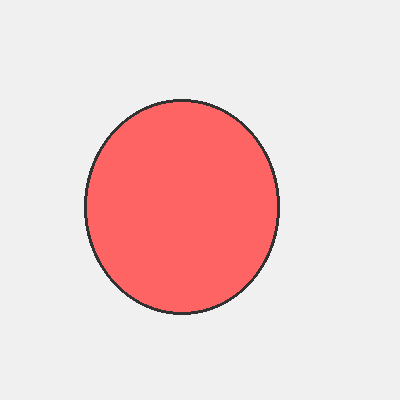
#> input picture test_cases/vision data/auto_label_dataset/circle_01.png, 400 x 400 px
$ python test_circle_detection.py
#> lines starting #> are read from the running program, lines starting #| are printed output that depends on the picture; after the words box and inside, x2 and y2 are one past the last pixel; in counts of white or black regions, pixels touching at a corner belong together
"""
Correct Circle Detection - Fix the Shape Recognition
"""
import os
import json
import cv2
import numpy as np

print("Correct Circle Detection")
print("=" * 40)

# Test image
test_image = "vision data/auto_label_dataset/circle_01.png"

try:
    print(f"📸 Image: {test_image}")

    # Load image
    image = cv2.imread(test_image)
#> image is the input picture: shape (400, 400, 3); mean B, G, R 210.4, 210.4, 240.7
    if image is None:
        print("❌ Failed to load image")
        exit()

    print(f"✅ Image loaded: {image.shape[1]}x{image.shape[0]} pixels")
#| ✅ Image loaded: 400x400 pixels

    # Convert to grayscale
    gray = cv2.cvtColor(image, cv2.COLOR_BGR2GRAY)
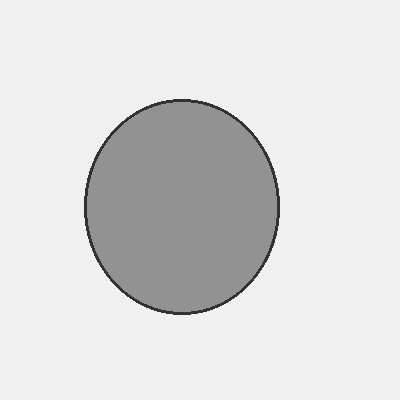
#> gray: shape (400, 400); min 50, max 240, mean 219.4

    # Apply threshold to separate black shape from white background
    _, thresh = cv2.threshold(gray, 127, 255, cv2.THRESH_BINARY)
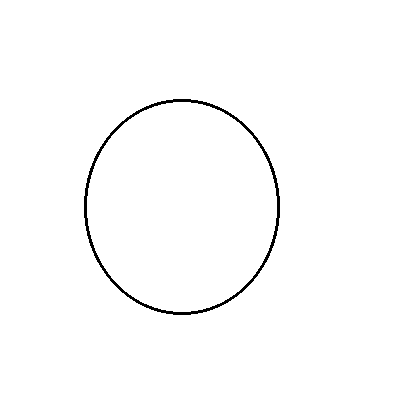
#> thresh: shape (400, 400); 98.8% white; black in thin lines or dots, all inside (x1, y1, x2, y2) = (84, 99, 280, 315)

    # Invert so black shape becomes white (for contour detection)
    thresh = cv2.bitwise_not(thresh)

    # Find contours
    contours, _ = cv2.findContours(thresh, cv2.RETR_EXTERNAL, cv2.CHAIN_APPROX_SIMPLE)
#> contours = 1 contour; box (x1, y1, x2, y2) and area: (84, 99, 280, 315) 32933

    print(f"🔍 Found {len(contours)} objects")
#| 🔍 Found 1 objects

    detected_objects = []

    for i, contour in enumerate(contours):
        # Get bounding box
        x, y, w, h = cv2.boundingRect(contour)

        # Calculate area
        area = cv2.contourArea(contour)

        # Skip very small contours (noise)
        if area < 500:
            continue

        # Calculate circularity (how close to a perfect circle)
        perimeter = cv2.arcLength(contour, True)
        if perimeter > 0:
            circularity = 4 * np.pi * area / (perimeter * perimeter)
        else:
            circularity = 0

        # Determine shape with better logic
        shape = "unknown"
        confidence = 0.0

        # Check for circle (circularity close to 1.0)
        if circularity > 0.8:
            shape = "circle"
            confidence = min(0.95, circularity)
        else:
            # Approximate contour for other shapes
            epsilon = 0.02 * cv2.arcLength(contour, True)
            approx = cv2.approxPolyDP(contour, epsilon, True)
            vertices = len(approx)

            if vertices == 3:
                shape = "triangle"
                confidence = 0.85
            elif vertices == 4:
                aspect_ratio = w / h
                if 0.8 <= aspect_ratio <= 1.2:
                    shape = "square"
                    confidence = 0.90
                else:
                    shape = "rectangle"
                    confidence = 0.85
            elif vertices > 8:
                shape = "circle"  # Fallback for high-vertex shapes
                confidence = 0.75
            else:
                shape = "polygon"
                confidence = 0.70

        # Create object data
        obj_data = {
            "id": i + 1,
            "label": shape,
            "confidence": round(confidence, 3),
            "bbox": {
                "x": int(x),
                "y": int(y),
                "width": int(w),
                "height": int(h),
                "center_x": int(x + w/2),
                "center_y": int(y + h/2)
            },
            "area": float(area),
            "circularity": round(circularity, 3),
            "perimeter": float(perimeter)
        }

        detected_objects.append(obj_data)

        # Draw on image
        cv2.rectangle(image, (x, y), (x + w, y + h), (0, 255, 0), 2)
        cv2.putText(image, f"{shape} {confidence:.2f}", (x, y-10),
                   cv2.FONT_HERSHEY_SIMPLEX, 0.5, (0, 255, 0), 2)

        print(f"   Object {i+1}: {shape}")
        print(f"     Position: ({x}, {y}) Size: {w}x{h}")
        print(f"     Area: {area:.0f} pixels")
        print(f"     Circularity: {circularity:.3f} (closer to 1.0 = more circular)")
        print(f"     Confidence: {confidence:.3f}")
#> this loop made 1 pass
#> (x, y, w, h, area, perimeter, circularity, shape) on pass 1: (84, 99, 196, 216, 32933, 679.4, 0.897, 'circle')
#|    Object 1: circle
#|      Position: (84, 99) Size: 196x216
#|      Area: 32933 pixels
#|      Circularity: 0.897 (closer to 1.0 = more circular)
#|      Confidence: 0.897
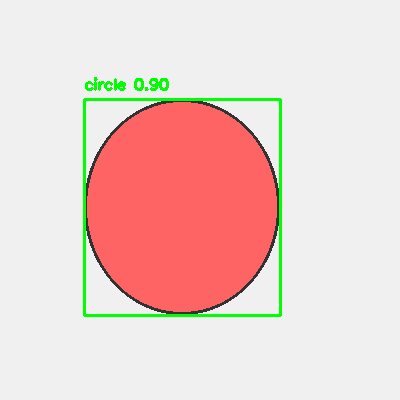
#> image: shape (400, 400, 3); 1.9% of pixels changed, all inside (x1, y1, x2, y2) = (83, 77, 282, 317)
#> after the loop, detected_objects = 1 item

    # Create labeled data
    labeled_data = {
        "image_path": test_image,
        "detection_method": "opencv_circularity_analysis",
        "image_dimensions": {
            "width": image.shape[1],
            "height": image.shape[0],
            "channels": image.shape[2]
        },
        "num_detections": len(detected_objects),
        "objects": detected_objects
    }

    # Save results
    output_file = "circle_detection_corrected.json"
    with open(output_file, 'w') as f:
        json.dump(labeled_data, f, indent=2)

    print(f"\n💾 Results saved to: {output_file}")

    # Save annotated image
    annotated_file = "circle_detection_corrected.jpg"
    cv2.imwrite(annotated_file, image)
    print(f"🖼️  Annotated image saved to: {annotated_file}")

    # Summary
    print("\n" + "=" * 40)
    print("🎉 CORRECTED CIRCLE DETECTION!")
    print(f"📊 Summary:")
    print(f"   - Image processed: {os.path.basename(test_image)}")
    print(f"   - Objects detected: {len(detected_objects)}")
#|    - Objects detected: 1
    print(f"   - Detection method: Circularity analysis")
    print(f"   - Output files: {output_file}, {annotated_file}")

    # Show detected shapes
    shape_counts = {}
    for obj in detected_objects:
        shape = obj['label']
        shape_counts[shape] = shape_counts.get(shape, 0) + 1
#> this loop made 1 pass
#> after the loop, shape_counts = {'circle': 1}

    print(f"\n🔢 Shape breakdown:")
    for shape, count in shape_counts.items():
        print(f"   - {shape}: {count}")
#> this loop made 1 pass
#> (shape, count) on pass 1: ('circle', 1)
#|    - circle: 1

except Exception as e:
    print(f"❌ Error: {e}")
    import traceback
    traceback.print_exc()
